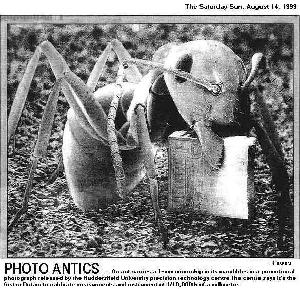
#> input picture phase6/data/ant/image_0015.jpg, 300 x 289 px; its folder holds only this picture in this run
$ python dataset.py
#> lines starting #> are read from the running program, lines starting #| are printed output that depends on the picture
import cv2
import glob as gb
import random


class Dataset:
    def __init__(self, dataset_directory, subjects, image_size=(30, 30)):
#> called with dataset_directory = 'data', image_size = (200, 200)
        self.data = []
        for index, subject in enumerate(subjects):
            for image_name in gb.glob("%s/%s/*.jpg" % (dataset_directory, subject)):
                img = cv2.imread(image_name)
#> img is the input picture: shape (289, 300, 3); min 0, max 255, mean 136.6
                img = cv2.resize(img, image_size)
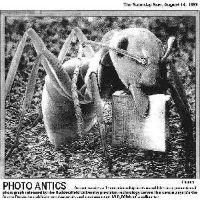
#> img: shape (200, 200, 3); min 0, max 255, mean 136.4
                img = cv2.cvtColor(img, cv2.COLOR_BGR2GRAY)
#> img: shape (200, 200)
                self.data.append((img, index))  # (image, label)

    def get_data(self, filters, train_percentage=0.7):
#> called with train_percentage = 0.7
        random.shuffle(self.data)
        batch_data = []
        for image, label in self.data:
            temp = []
            for image_filter in filters:
                temp.append(image_filter(image))
            batch_data.append((temp, label))
#> this loop made 1 pass
#> label on pass 1: 0
#> after the loop, batch_data = 1 item

        train_size = int(len(batch_data) * train_percentage)
#> train_size = 0
        train_labeled_data = sorted(batch_data[0: train_size], key=lambda x: x[1])
#> train_labeled_data = []
        train_data, train_label = [[i for i, j in train_labeled_data], [j for i, j in train_labeled_data]]
#> train_data = []; train_label = []
        test_data, test_label = [[i for i, j in batch_data[train_size:]], [j for i, j in batch_data[train_size:]]]
#> test_label = [0]
        return train_data, train_label, test_data, test_label


if __name__ == "__main__":
    bgr2gray = lambda x: cv2.cvtColor(x, cv2.COLOR_BGR2GRAY)
    dataset = Dataset('data', ['ant', 'camera'], (200, 200))
#> (the run stopped early here; a loop or call above may not have finished)
